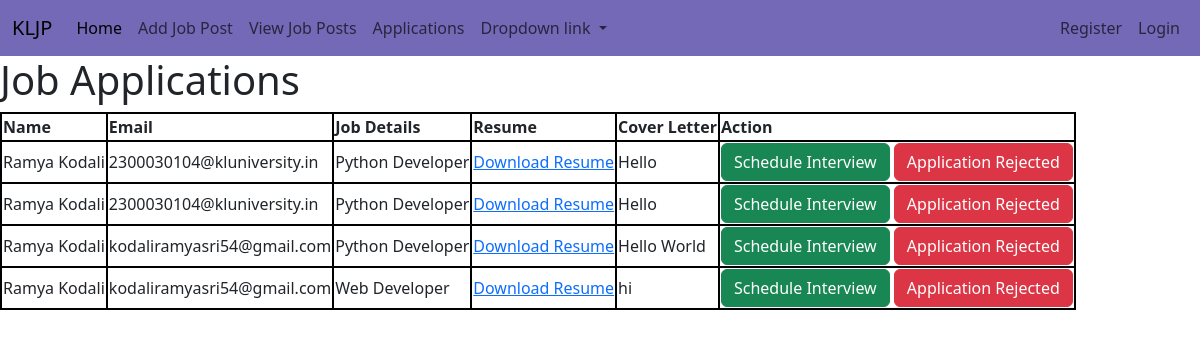
/employerApp/jobApplicationList/, run on the app's committed database.
### jobSeekerApp/models.py (models this page shows, shortened)
class jobApplication(models.Model):
    jobDetails=models.ForeignKey(jobPost,on_delete=models.CASCADE)
    name=models.CharField(max_length=100)
    email=models.EmailField()
    resume=models.FileField(upload_to='resumes/')
    coverLetter=models.TextField()

### employerApp/models.py (models this page shows)
class jobPost(models.Model):
    jobID=models.TextField(max_length=255)
    jobTitle=models.TextField(max_length=255)
    skills=models.TextField(max_length=255)
    experience=models.TextField(max_length=255)
    salary = models.TextField(max_length=255)
    location = models.TextField(max_length=255)
    def __str__(self):
        return self.jobTitle
    class Meta:
        db_table="addJobPost"

### employerApp/views.py (the view)
# urls.py: path('jobApplicationList/', views.jobApplicationList, name='jobApplicationList'),
def jobApplicationList(request):
    jobApplications=jobApplication.objects.all()
    return render(request,'employerApp/jobApplicationList.html',{'jobApplications':jobApplications})

### templates/employerApp/jobApplicationList.html (shortened to what this page needs)
{% extends 'navBar/employerNavBar.html' %}
{% load static %}
{% block body %}
    <h1>Job Applications</h1>
    <table border="2">
        <thead>
            <tr>
                <th>Name</th>
                <th>Email</th>
                <th>Job Details</th>
                <th>Resume</th>
                <th>Cover Letter</th>
                <th>Action</th>
            </tr>
        </thead>
        <tbody>
            {% for jobApplication in jobApplications %}
                <tr>
                    <td>{{ jobApplication.name }}</td>
                    <td>{{ jobApplication.email }}</td>
                    <td>{{ jobApplication.jobDetails }}</td>
                    <td>
                        {% if jobApplication.resume %}
                            <a href="{{ jobApplication.resume.url }}" target="_blank">Download Resume</a>
                        {% else %}
                            No resume uploaded
                        {% endif %}
                    </td>
                    <td>{{ jobApplication.coverLetter }}</td>
                    <td>
                        <a href="#" class="btn btn-success">Schedule Interview</a>
                        <a href="#" class="btn btn-danger">Application Rejected</a>
                    </td>
                </tr>
            {% endfor %}
        </tbody>
    </table>
{% endblock %}

### templates/employerApp/jobApplicationList.html (style rules this page uses)
table, th, td { border:2px solid black; }

### data on the page
jobApplication: name "Ramya Kodali", email "2300030104@kluniversity.in", jobDetails "Python Developer", coverLetter "Hello"
jobApplication: name "Ramya Kodali", email "2300030104@kluniversity.in", jobDetails "Python Developer", coverLetter "Hello"
jobApplication: name "Ramya Kodali", email "kodaliramyasri54@gmail.com", jobDetails "Python Developer", coverLetter "Hello World"
jobApplication: name "Ramya Kodali", email "kodaliramyasri54@gmail.com", jobDetails "Web Developer", coverLetter "hi"
